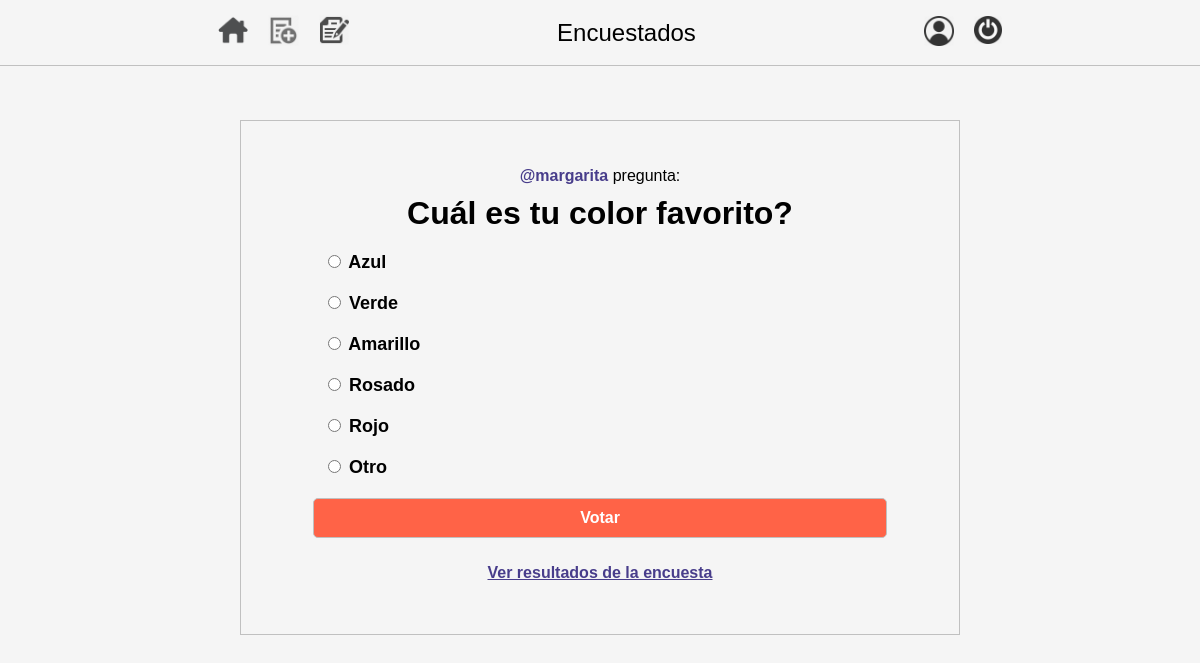
The page /polls/2/detail on the database its author committed.
### polls/models.py (models this page shows, shortened)
class Question(models.Model):
    user = models.ForeignKey(User, on_delete=models.CASCADE)
    question_text = models.CharField(max_length=200)
    pub_date = models.DateField('date published')

class Choice(models.Model):
    question = models.ForeignKey(Question, on_delete=models.CASCADE)
    choice_text = models.CharField(max_length=200)
    votes = models.IntegerField(default=0)

### polls/views.py (the view)
class DetailView(generic.DetailView):
    model = Question
    template_name = 'polls/detail.html'

### templates/polls/detail.html (shortened to what this page needs)
{% extends 'polls/base.html' %}
{% load static %}
{% block css %}
<link rel="stylesheet" href="{% static 'css/polls/detail.css' %}">
{% endblock %}
{% block content %}
<div class="detail-container">
<div class="detail">
    <p class="title">
    <a href="{% url 'users:profile' question.user.username %}" style="text-decoration: none; color: darkslateblue;font-weight: bolder;">
            <strong>@{{question.user.username}}</strong>
        </a>
    pregunta:</p>
    <p class="question">{{question.question_text}}</p>
    <form action="{% url 'polls:vote' question.id %}" method="POST" class="form">
            {% for choice in question.choice_set.all %}
                <div class="choice">
                    <input type="radio" name="choice" id="choice{{ forloop.counter }}" value="{{ choice.id }}">
                    <label for="choice{{ forloop.counter }}">{{ choice.choice_text }}</label><br>
                </div>
            {% endfor %}
            <input type="submit" value="Votar" class="form-button">
            <a href="{% url 'polls:results' question.id %}" style="text-decoration-color: darkslateblue;">
                <p style="text-align: center; color: darkslateblue; font-family: Arial, Helvetica, sans-serif;">
                    <strong>Ver resultados de la encuesta</strong>
                </p>
            </a>
    </form>
</div>
</div>
{% endblock %}

### static/css/polls/nav.css (style rules this page uses)
body { background-color: whitesmoke; margin: 0; padding: 0; }
.title { margin: 10px; text-align: center; color: grey; font-family: sans-serif; }

### static/css/polls/detail.css (style rules this page uses)
.detail-container { padding: 10% 20%; }
.detail { border: 1px solid silver; padding: 5% 10% }
.title { margin: 10px; text-align: center; color: black; font-family: sans-serif; font-weight: lighter; }
.question { margin: 10px; text-align: center; color: black; font-family: sans-serif; font-size: xx-large; font-weight: bolder; }
.choice { margin: 10px; text-align: left; color: black; font-family: sans-serif; font-weight: bold; font-size: large; }
.form-button { font-family: Arial, Helvetica, sans-serif; background-color: tomato; border: 1px solid silver; border-radius: 5px; margin: 10px 0; padding: 10px; color: white; font-weight: bolder; font-size: medium; }
.form { display: flex; flex-direction: column; }

### rows shown on the page
Question: user.username "margarita", question_text "Cuál es tu color favorito?"
Choice: choice_text "Azul"
Choice: choice_text "Verde"
Choice: choice_text "Amarillo"
Choice: choice_text "Rosado"
Choice: choice_text "Rojo"
Choice: choice_text "Otro"
